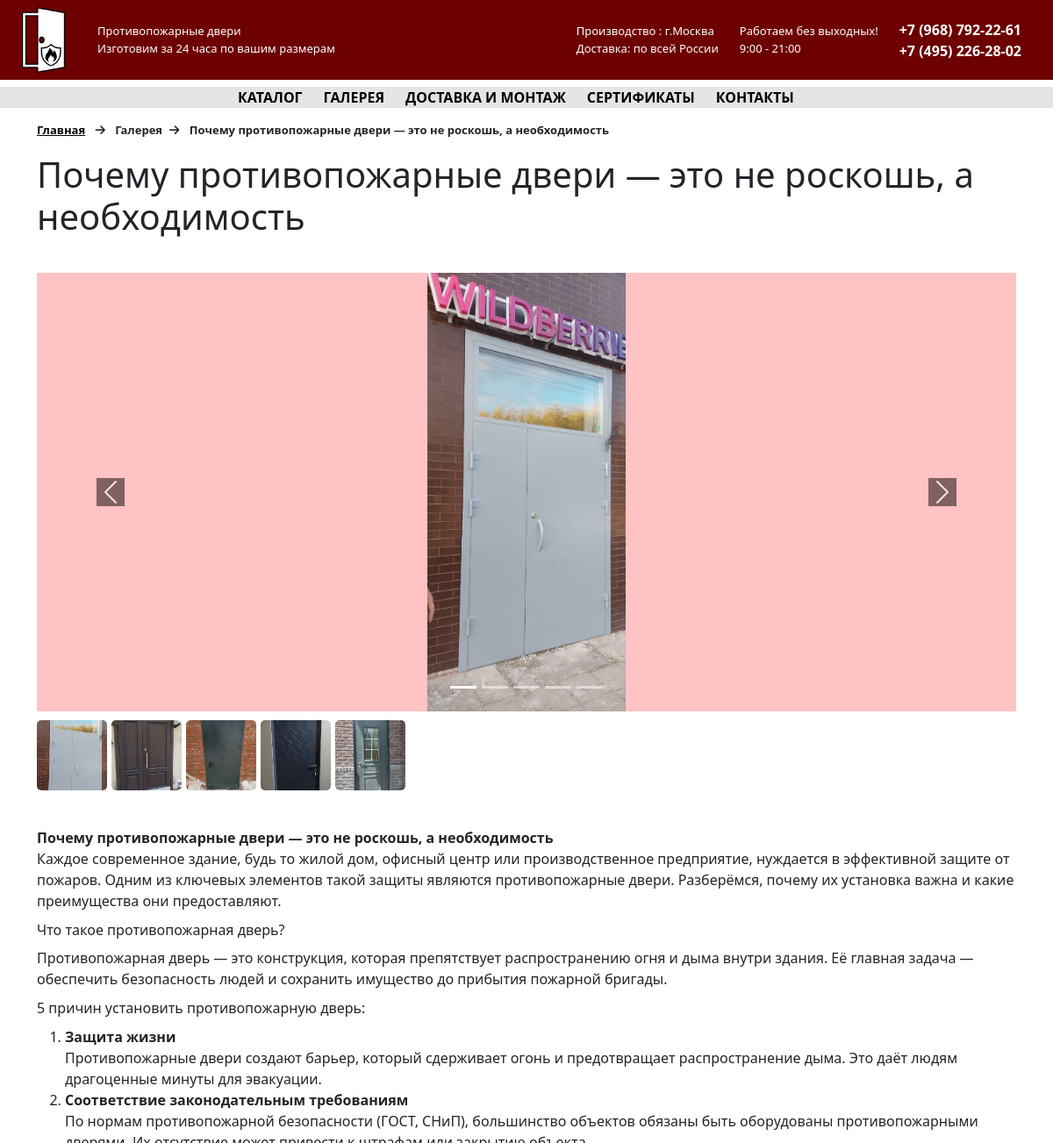
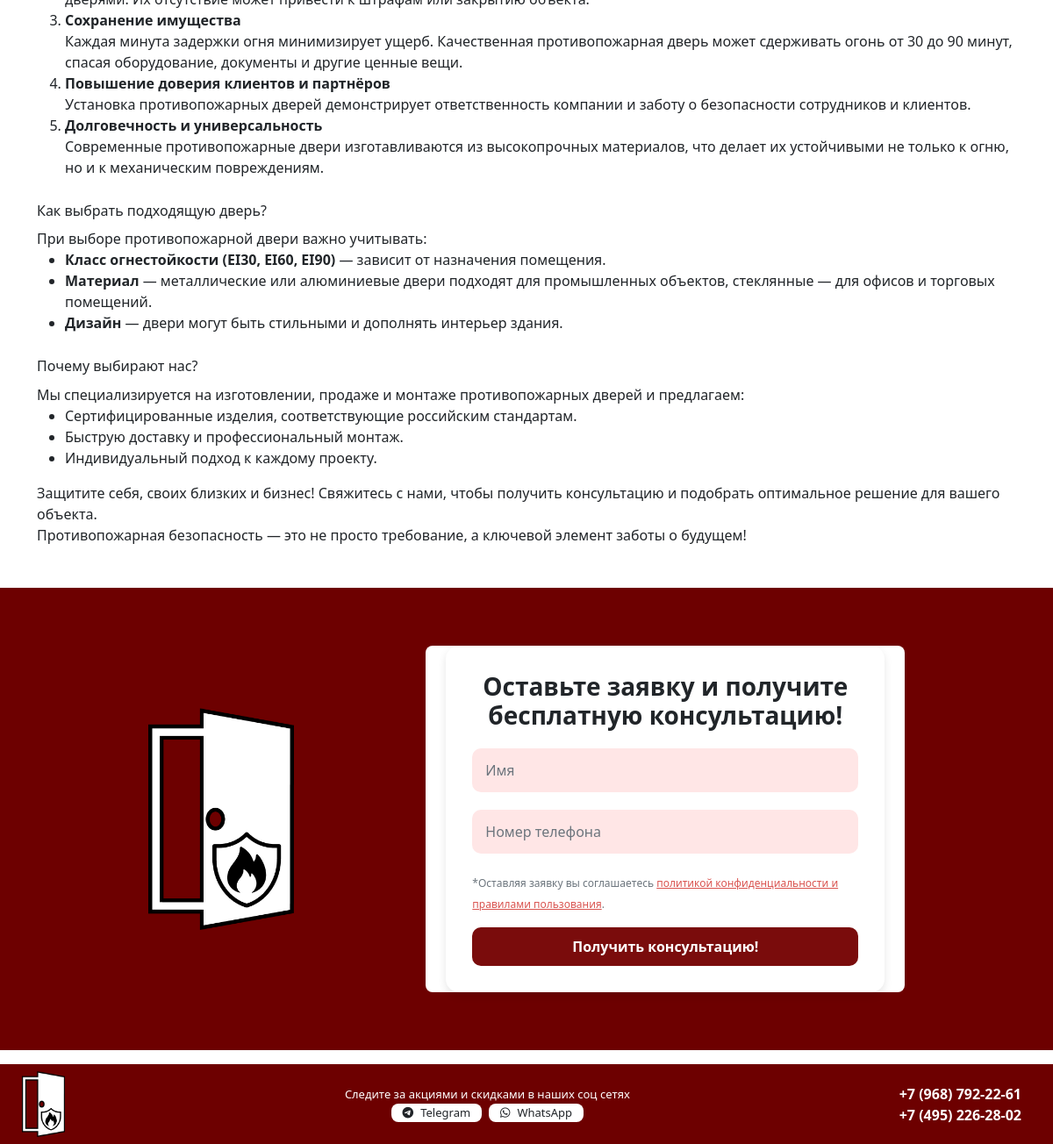
Page /galery/pochemu-protivopozharnye-dveri-eto-ne-roskosh-a-neobhodimost/ on the committed database (2 pictures, top to bottom).
### website/models.py (models this page shows, shortened)
class Blog(models.Model):
    title = models.CharField(max_length=200, verbose_name="Заголовок")
    content = HTMLField(verbose_name="Текст")
    created_at = models.DateTimeField(auto_now_add=True, verbose_name="Дата создания")
    updated_at = models.DateTimeField(auto_now=True, verbose_name="Дата обновления")
    slug = models.SlugField(max_length=200, unique=True,blank=True)
    class Meta:
        verbose_name = "Блог"
        verbose_name_plural = "Блоги"

class BlogPhoto(models.Model):
    blog = models.ForeignKey(Blog, on_delete=models.CASCADE, related_name="photos")
    photo = models.ImageField(upload_to="blog_photos/")  # Загруженные файлы будут храниться в media/blog_photos/
    caption = models.CharField(max_length=255, blank=True, null=True)

### website/views.py (the view, shortened to what this page needs)
# urls.py: path('galery/<slug:slug>/', views.galery_detail, name='galery_detail'),
def galery_detail(request, slug):
    blog = get_object_or_404(Blog, slug=slug)
    photos = blog.photos.all()
    return render(request, 'galery_detail.html', {'blog': blog, 'photos': photos})

### website/templates/galery_detail.html (shortened to what this page needs)
{% extends "base.html" %}
{% load static %}
{% block content %}
<div class="container my-3">
    <div class="row">
        <div class="col-12">
            <p class="fw-semibold font-s"><a href="/" class="underline text-black">Главная</a> <i class="fa-solid fa-arrow-right mx-2 font-s"></i> Галерея<i class="fa-solid fa-arrow-right mx-2 font-s"></i> {{blog.title}}</p>
        </div>
    </div>
</div>
<div class="container my-3">
    <div class="row">
        <div class="col-12">
            <h1>{{blog.title}}</h1>
        </div>
    </div>
</div>
<div class="container-fluid py-3">
    <div class="row">
        <div class="col-12">
            <div class="container">
                <div class="row d-flex">
                    <div class="col-12">
                        <div id="carouselExampleDarkMobile" class="carousel slide carousel-fade">
                            <div class="carousel-indicators">
                                {% for photo in photos %}
                                    <button type="button" data-bs-target="#carouselExampleDarkMobile"
                                            data-bs-slide-to="{{ forloop.counter0 }}"
                                            class="{% if forloop.first %}active{% endif %}"
                                            aria-current="{% if forloop.first %}true{% endif %}"
                                            aria-label="Slide {{ forloop.counter }}"></button>
                                {% endfor %}
                            </div>
                            <div class="carousel-inner">
                                {% for photo in photos %}
                                    <div class="carousel-item {% if forloop.first %}active{% endif %}">
                                        <img src="{{ photo.photo.url }}" class="d-block w-100 carousel-image" alt="{{ photo.caption }}" onclick="openModal({{ forloop.counter0 }})">
                                    </div>
                                {% endfor %}
                            </div>
                            <button class="carousel-control-prev" type="button" data-bs-target="#carouselExampleDarkMobile" data-bs-slide="prev">
                                <span class="carousel-control-prev-icon galery-control" aria-hidden="true"></span>
                            </button>
                            <button class="carousel-control-next" type="button" data-bs-target="#carouselExampleDarkMobile" data-bs-slide="next">
                                <span class="carousel-control-next-icon galery-control" aria-hidden="true"></span>
                            </button>
                        </div>
                    </div>
                </div>
                <div class="row">
                    <div class="col-12">
                        <div class="thumbnails d-flex">
                            {% for photo in photos %}
                            <img
                                src="{{ photo.photo.url }}"
                                alt="Thumbnail"
                                class="thumbnail-img"
                                onclick="setActiveSlide('{{ forloop.counter0 }}')"
                                ondragstart="return false;"
                                style="cursor: pointer;">
                            {% endfor %}
                        </div>
                    </div>
                </div>
            </div>
        </div>
    </div>
</div>
<div class="container my-3">
    <div class="row">
        <div class="col-12">
            {{blog.content|safe}}
        </div>
    </div>
</div>
<div class="container-fluid footer-form py-3 mb-3 my-5" id="index-form">
    <div class="row">
        <div class="col-12">
            <div class="container">
                <div class="row justify-content-evenly">
                    <div class="col-2 d-none d-lg-flex align-items-center">
                        <img src="{% static "img/logo.png" %}" alt="Лого" class="form-img">
                    </div>
                    <div class="col-12 col-lg-6">
                        <div class="form-footer">
                            <div class="form-container">
                                <h3>Оставьте заявку и получите бесплатную консультацию!</h3>
                                <form action="" method="post">
                                    <div class="form-group">
                                        <input type="text" id="name" name="name" placeholder=" " required>
                                        <label for="name">Имя</label>
                                    </div>
                                    <div class="form-group">
                                        <input type="text" id="phone" name="phone" placeholder=" " required>
                                        <label for="phone">Номер телефона</label>
                                    </div>
                                    <div class="mb-3">
                                        <small class="form-text">
                                            *Оставляя заявку вы соглашаетесь <a href="#">политикой конфиденциальности и правилами пользования</a>.
                                        </small>
                                    </div>
                                    <button type="submit">Получить консультацию!</button>
                                </form>
                            </div>
                        </div>
                    </div>
                </div>
            </div>
        </div>
    </div>
</div>
{% endblock content %}

### website/static/css/style.css (style rules this page uses)
:root { --red: #6D0000; --pink:#FFC3C3; }
p { margin-bottom: 0; }
.font-s { font-size: small; }
a { text-decoration: none; }
img { height: 100%; width: 100%; object-fit: contain; }
h1,h2,h3,h4,p { color:black; }
.underline { text-decoration: underline !important; }
.footer-form { background-color: var(--red); }
.form-img { height: auto; width: 100%; object-fit: cover; }
.form-footer { background-color: white; border-radius: 8px; }
.form-container { max-width: 500px; margin: 50px auto; background-color: #fff; border-radius: 15px; box-shadow: 0 4px 10px rgba(0, 0, 0, 0.1); padding: 30px; }
.form-container h3 { text-align: center; margin-bottom: 20px; font-weight: bold; }
.form-container .form-text { font-size: 12px; color: #6c757d; }
.form-container .form-text a { color: #d9534f; text-decoration: underline; }
.form-container button { background-color: #7a0c0c; color: white; font-weight: bold; border: none; border-radius: 10px; padding: 10px 20px; font-size: 16px; width: 100%; transition: all 0.3s ease; }
.form-group { position: relative; margin-bottom: 20px; }
.form-group input { background-color: #ffe6e6; border: none; border-radius: 10px; height: 50px; font-size: 16px; width: 100%; padding: 10px 15px; box-shadow: none; }
.form-group label { position: absolute; top: 50%; left: 15px; transform: translateY(-50%); color: #6c757d; font-size: 16px; transition: all 0.3s ease; pointer-events: none; }
.form-group input:focus + label, .form-group input:not(:placeholder-shown) + label { top: -17%; left: 10px; font-size: 12px; opacity: 0.7; }
.thumbnails { display: flex; gap: 5px; overflow-x: auto; padding: 10px 0; white-space: nowrap; }
.thumbnail-img { width: 80px; height: 80px; object-fit: cover; border-radius: 5px; flex-shrink: 0; }
.carousel-inner img { object-fit: cover; width: 100%; height: 500px; }
.carousel-image { object-fit: contain !important; }
.galery-control { background-color: rgb(0, 0, 0) !important; }
p { color: inherit; }
h1, h2, h3, h4, p { color: inherit !important; }
.active { background-color: #FFC3C3; }

### rows in the picture
Blog: title "Почему противопожарные двери — это не роскошь, а необходимость", content "Почему противопожарные двери — это не роскошь, а необходимость Каждое современное здание, будь то жилой дом, офисный центр или производственное предприятие, нуждается в эффективной защите от пожаров. Одним из ключевых элементов такой защиты являются противопожарные двери. Разберёмся, почему их установка важна и какие преимущества они предоставляют. Что такое противопожарная дверь? Противопожарная дверь — это конструкция, которая препятствует распространению огня и дыма внутри здания. Её главная задача — обеспечить безопасность людей и сохранить имущество до прибытия пожарной бригады. 5 причин установить противопожарную дверь: Защита жизни Противопожарные двери создают барьер, который…"
BlogPhoto: photo (picture)
BlogPhoto: photo (picture)
BlogPhoto: photo (picture)
BlogPhoto: photo (picture)
BlogPhoto: photo (picture)
